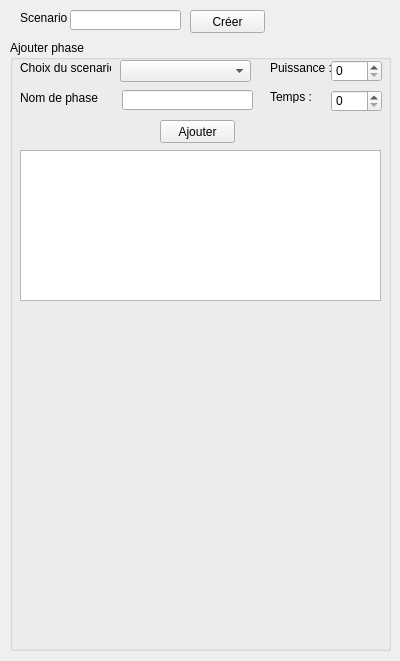
<?xml version="1.0" encoding="UTF-8"?>
<ui version="4.0">
 <class>createScenario</class>
 <widget class="QWidget" name="createScenario">
  <property name="geometry">
   <rect>
    <x>0</x>
    <y>0</y>
    <width>400</width>
    <height>661</height>
   </rect>
  </property>
  <property name="windowTitle">
   <string>Form</string>
  </property>
  <widget class="QLabel" name="label">
   <property name="geometry">
    <rect>
     <x>20</x>
     <y>10</y>
     <width>51</width>
     <height>16</height>
    </rect>
   </property>
   <property name="text">
    <string>Scenario :</string>
   </property>
  </widget>
  <widget class="QPushButton" name="btn_create">
   <property name="geometry">
    <rect>
     <x>190</x>
     <y>10</y>
     <width>75</width>
     <height>23</height>
    </rect>
   </property>
   <property name="text">
    <string>Créer</string>
   </property>
  </widget>
  <widget class="QLineEdit" name="txt_scenario">
   <property name="geometry">
    <rect>
     <x>70</x>
     <y>10</y>
     <width>111</width>
     <height>20</height>
    </rect>
   </property>
  </widget>
  <widget class="QGroupBox" name="groupBox">
   <property name="geometry">
    <rect>
     <x>10</x>
     <y>40</y>
     <width>381</width>
     <height>611</height>
    </rect>
   </property>
   <property name="title">
    <string>Ajouter phase</string>
   </property>
   <widget class="QLabel" name="label_2">
    <property name="geometry">
     <rect>
      <x>10</x>
      <y>20</y>
      <width>91</width>
      <height>16</height>
     </rect>
    </property>
    <property name="text">
     <string>Choix du scenario :</string>
    </property>
   </widget>
   <widget class="QComboBox" name="combo_scenario">
    <property name="geometry">
     <rect>
      <x>110</x>
      <y>20</y>
      <width>131</width>
      <height>22</height>
     </rect>
    </property>
   </widget>
   <widget class="QLabel" name="label_3">
    <property name="geometry">
     <rect>
      <x>10</x>
      <y>50</y>
      <width>81</width>
      <height>16</height>
     </rect>
    </property>
    <property name="text">
     <string>Nom de phase :</string>
    </property>
   </widget>
   <widget class="QLineEdit" name="txt_phase">
    <property name="geometry">
     <rect>
      <x>112</x>
      <y>50</y>
      <width>131</width>
      <height>20</height>
     </rect>
    </property>
   </widget>
   <widget class="QLabel" name="label_4">
    <property name="geometry">
     <rect>
      <x>260</x>
      <y>20</y>
      <width>61</width>
      <height>16</height>
     </rect>
    </property>
    <property name="text">
     <string>Puissance :</string>
    </property>
   </widget>
   <widget class="QLabel" name="label_5">
    <property name="geometry">
     <rect>
      <x>260</x>
      <y>50</y>
      <width>47</width>
      <height>13</height>
     </rect>
    </property>
    <property name="text">
     <string>Temps :</string>
    </property>
   </widget>
   <widget class="QSpinBox" name="nb_power">
    <property name="geometry">
     <rect>
      <x>321</x>
      <y>20</y>
      <width>51</width>
      <height>22</height>
     </rect>
    </property>
   </widget>
   <widget class="QSpinBox" name="nb_time">
    <property name="geometry">
     <rect>
      <x>321</x>
      <y>50</y>
      <width>51</width>
      <height>22</height>
     </rect>
    </property>
   </widget>
   <widget class="QPushButton" name="btn_add">
    <property name="geometry">
     <rect>
      <x>150</x>
      <y>80</y>
      <width>75</width>
      <height>23</height>
     </rect>
    </property>
    <property name="text">
     <string>Ajouter</string>
    </property>
   </widget>
   <widget class="QTableWidget" name="tab_db">
    <property name="geometry">
     <rect>
      <x>10</x>
      <y>110</y>
      <width>361</width>
      <height>151</height>
     </rect>
    </property>
    <property name="columnCount">
     <number>0</number>
    </property>
   </widget>
  </widget>
 </widget>
 <tabstops>
  <tabstop>txt_scenario</tabstop>
  <tabstop>btn_create</tabstop>
  <tabstop>combo_scenario</tabstop>
  <tabstop>txt_phase</tabstop>
  <tabstop>nb_power</tabstop>
  <tabstop>nb_time</tabstop>
  <tabstop>btn_add</tabstop>
  <tabstop>tab_db</tabstop>
 </tabstops>
 <resources/>
 <connections/>
</ui>
